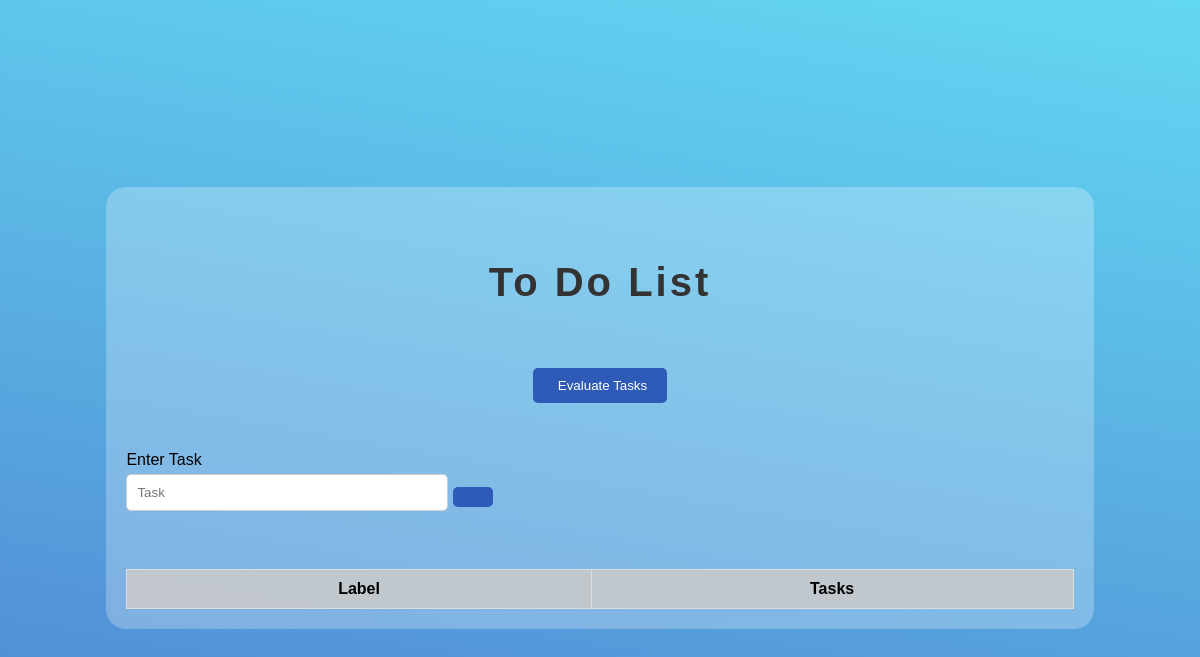
Before: / with the older database file.
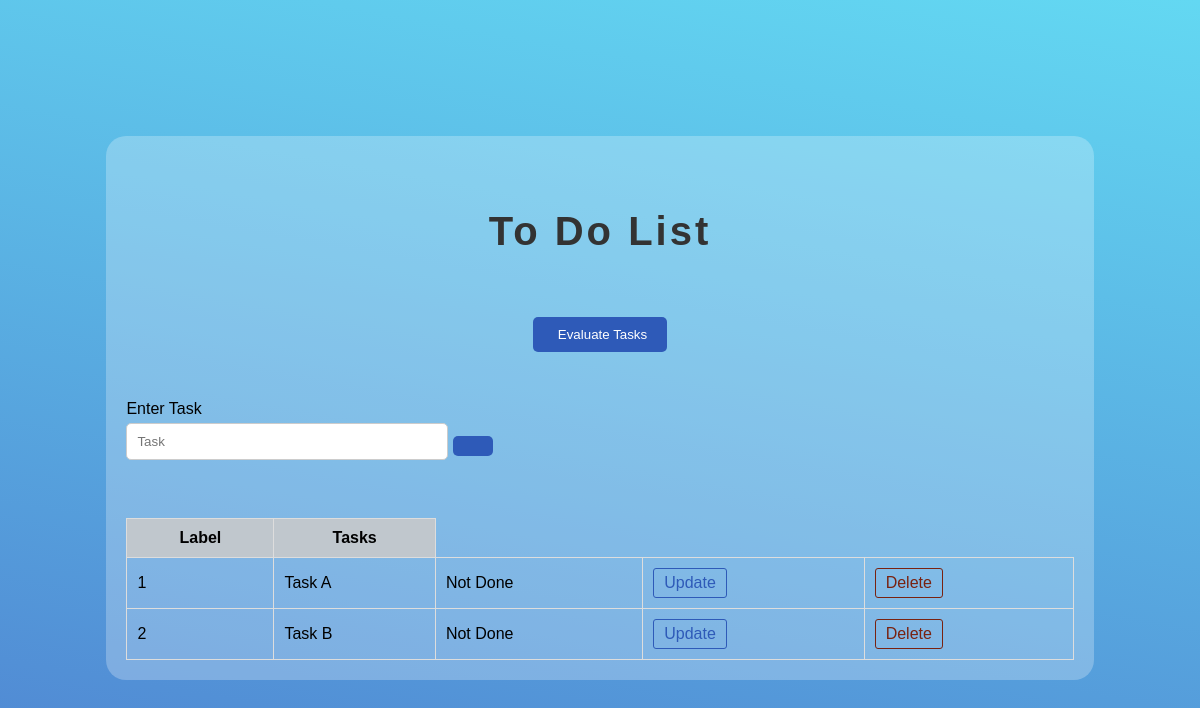
After: the same page with the newer database file.
### main.py (models this page shows, shortened)
class Todo(db.Model):
    task_id=db.Column(db.Integer, primary_key=True)
    name=db.Column(db.String(200), nullable=False, unique=True)
    done=db.Column(db.Boolean)
    datetime_added = db.Column(db.DateTime, default=datetime.now())

### main.py (the view)
@app.route('/')
def index():
    global tasks_list, pop_task, IT_is_rated, UT_is_rated, ET_is_rated
    print('\nINDEX PAGE') # Debugging
    todo_list = Todo.query.all()
    IT_is_rated = False
    UT_is_rated = False
    ET_is_rated = False
    print("IT_is_rated: ", IT_is_rated) # Debugging
    print("UT_is_rated: ", UT_is_rated) # Debugging
    print("ET_is_rated: ", ET_is_rated) # Debugging
    pop_task = True
    print('Pop on: ', pop_task) # Debugging
    tasks_list = get_tasks_list()
    print('Task List:\n', tasks_list) # Debugging
    print('Set all task scores to 0\n') # Debugging
    for task in tasks_list:
        RT_task = RT_db.query.filter_by(name=task).first()
        RT_task.Results_Score = 0
        IT_task = IT_db.query.filter_by(name=task).first()
        IT_task.Importance_Score = 0
        UT_task = UT_db.query.filter_by(name=task).first()
        UT_task.Urgency_Score = 0
        ET_task = ET_db.query.filter_by(name=task).first()
        ET_task.Effort_Score = 0
    db.session.commit()
    return render_template('index_WEBAPP.html', title='Main Page',
                           dataframe=df_tasks, todo_list=todo_list)

### main.py (called while the page is built)
def get_tasks_list():
    tasks = Todo.query.order_by(Todo.task_id).all()
    return [task.name for task in tasks]

### templates/index_WEBAPP.html (shortened to what this page needs)
<!DOCTYPE html>
<html lang="de">
<head>
    <link rel="stylesheet" href="{{ url_for('static', filename='style.css')}}">
</head>
<body>
    <div class="container">
        <h2>To Do List</h2>
        <div  class="center">
        <form action="/evaluate_tasks" method="post">
            <button type="submit">
                <i class="fas fa-chart-simple" style="padding-right: 5px;"></i>
                Evaluate Tasks
            </button>
        </form>
        </div>
        <br>
        <form action="/add_task" method="post">
            <div>
                <label>Enter Task</label>
                <input type="text" name="name" placeholder="Task">
                <button type="submit">
                </button>
            </div>
        </form>
        <br>
        <table>
            <thead>
                <tr>
                    <th>Label</th>
                    {% for column in dataframe.columns %}
                        <th>{{ column }}</th>
                    {% endfor %}
                </tr>
            </thead>
            <tbody>
                {%for todo in todo_list%}
                <tr>
                    <td>{{todo.task_id}}</td>
                    <td>{{todo.name}}</td>
                    {%if todo.done == False%}
                    <td>Not Done</td>
                    {%else%}
                    <td>Done</td>
                    {%endif%}
                    <td><a href="/update_task/{{todo.task_id}}" class="update-link">Update</a></td>
                    <td><a href="/delete_task/{{todo.task_id}}" class="delete-link">Delete</a></td>
                </tr>
                {%endfor%}
            </tbody>
        </table>
    </div>
</body>
</html>

### static/style.css (style rules this page uses)
body { font-family: Arial, sans-serif; background-color: #f5f8fa; background: linear-gradient(10deg, #4f83d1, #63D8F2); display: flex; flex-direction: column; align-items: center; justify-content: center; height: 100vh; }
.container { background-color: rgba(255, 255, 255, 0.25); width: 80%; margin: auto; padding: 20px; border-radius: 20px; }
.center { margin: auto; padding: 10px; display: flex; justify-content: center; align-items: center; }
h2 { padding: 20px; text-align: center; color: #333; font-size: 40px; letter-spacing: 3px; }
table { width: 100%; border-collapse: collapse; margin-top: 20px; }
table th, table td { padding: 10px; border: 1px solid #ddd; }
table th { background-color: #cacacadf; }
form { margin-bottom: 20px; }
form button { background-color: #2e5ab8; color: #fff; padding: 10px 20px; border: none; border-radius: 5px; cursor: pointer; }
label { display: block; margin-bottom: 5px; }
input[type="text"] { width: 300px; padding: 10px; border-radius: 5px; border: 1px solid #ccc; }
a.update-link { display: inline-block; padding: 5px 10px; color: #2e5ab8; border: 1px solid #2e5ab8; border-radius: 3px; text-decoration: none; transition: background-color 0.3s, color 0.3s, border-color 0.3s; }
a.delete-link { display: inline-block; padding: 5px 10px; color: #792210; border: 1px solid #792210; border-radius: 3px; text-decoration: none; transition: background-color 0.3s, color 0.3s, border-color 0.3s; }

Changed rows visible on the page:
added Todo: task_id "1", name "Task A", done "Not Done"
added Todo: task_id "2", name "Task B", done "Not Done"
